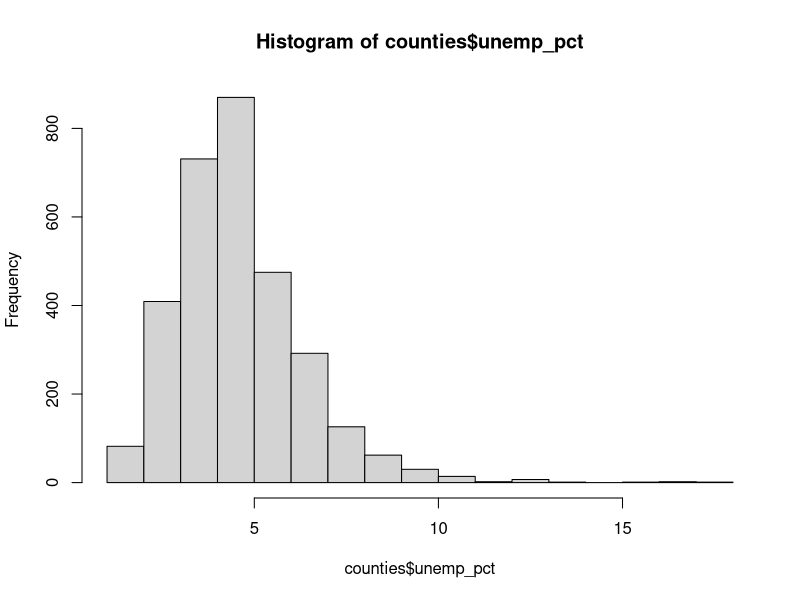

Reproduce this figure in R.
#install.packages(descr)
#library(descr)

#R first hw
counties<-read.csv("counties.csv")
summary(counties)

hist(counties$unemp_pct)
#freq(counties$unemp_pct)
#freq(counties$trump_pct)
